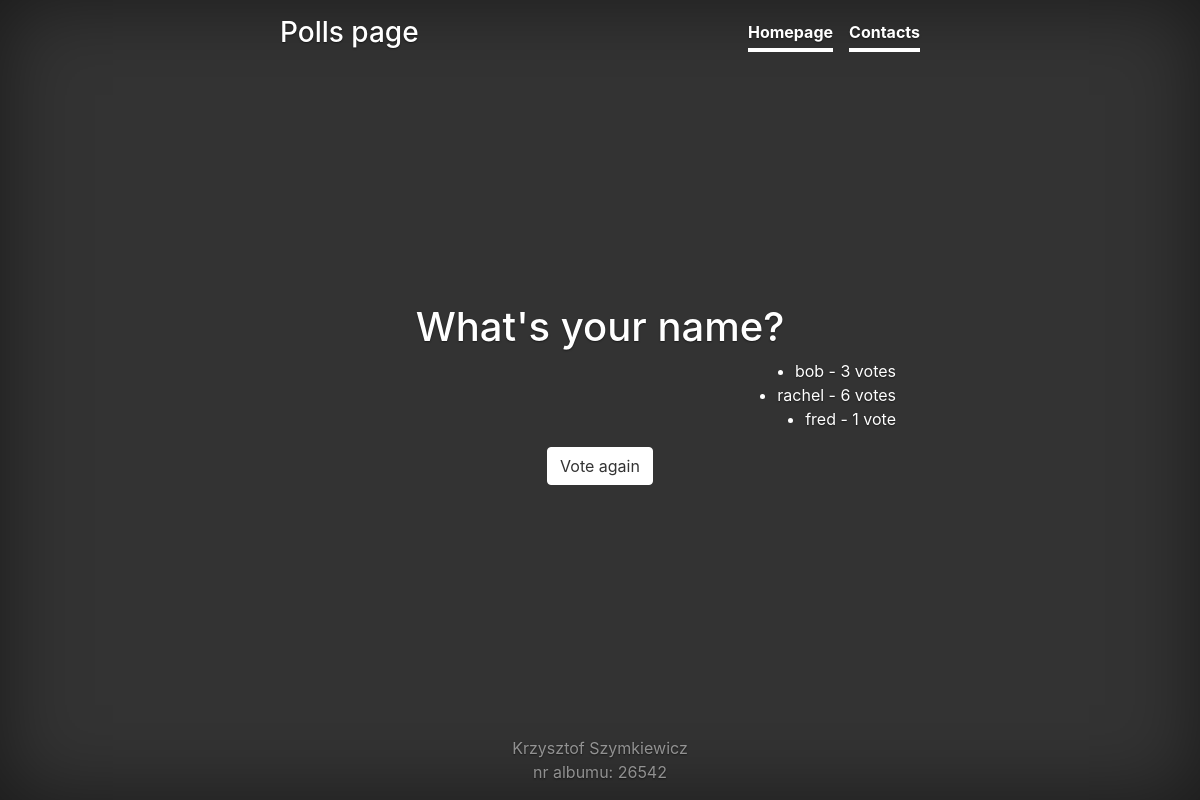
/polls/1/results, run on the app's committed database.
### polls/models.py (models this page shows, shortened)
class Question(models.Model):
    question_text = models.CharField(max_length=100)
    pub_date = models.DateTimeField('date-published')

class Choice(models.Model):
    choice_text = models.CharField(max_length=200)
    votes = models.IntegerField(default=0)
    question = models.ForeignKey(Question, on_delete=models.CASCADE)

### polls/views.py (the view)
# urls.py: url(r'^(?P<question_id>[0-9]+)/results$', views.results, name="results"),
def results(request, question_id):
    question = get_object_or_404(Question, pk=question_id)
    return render(request, 'polls/results.html', {
        'question': question,
    })

### polls/templates/polls/results.html
{% extends 'polls/base.html' %}
{% block main_content %}
    <div class="results">
        <h1>{{ question.question_text }}</h1>
        <ul>
            {% for choice in question.choice_set.all %}
                <li>{{choice.choice_text}} - {{choice.votes}} vote{{choice.votes | pluralize}}</li>
            {% endfor %}
        </ul>
        <a class="btn btn-secondary" href = {% url "polls:detail" question.id %}>Vote again</a>
    </div>
{% endblock %}

### polls/static/polls/styles.css (style rules this page uses)
a, a:focus, a:hover { color: #fff; }
.btn-secondary, .btn-secondary:hover, .btn-secondary:focus { color: #333; text-shadow: none; background-color: #fff; border: .05rem solid #fff; }
html, body { height: 100%; background-color: #333; }
body { display: -ms-flexbox; display: flex; color: #fff; text-shadow: 0 .05rem .1rem rgba(0, 0, 0, .5); box-shadow: inset 0 0 5rem rgba(0, 0, 0, .5); }
.results ul { display: flex; flex-direction: column; align-items: end; }

### data on the page
Question: question_text "What's your name?"
Choice: choice_text "bob", votes "3", votes|pluralize "s"
Choice: choice_text "rachel", votes "6", votes|pluralize "s"
Choice: choice_text "fred", votes "1"
